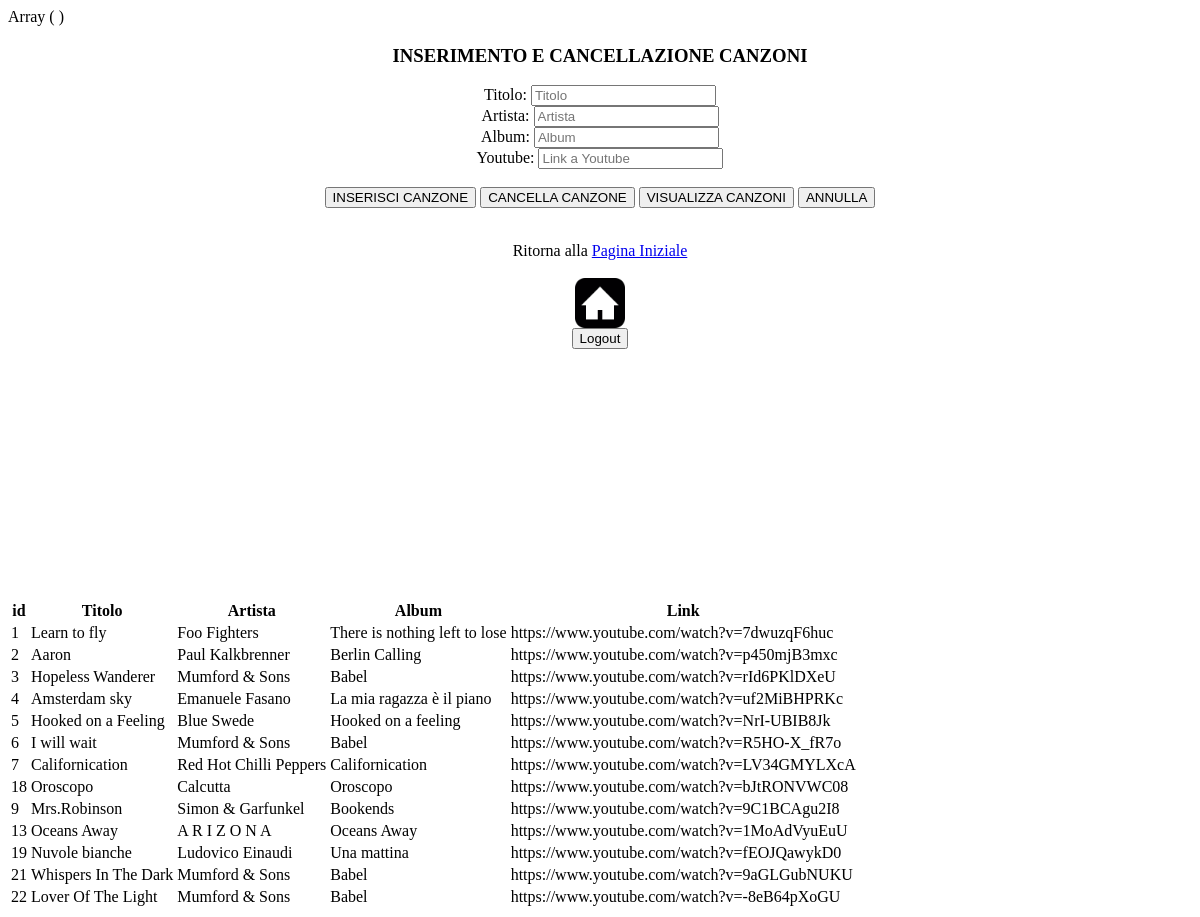
The app's page /01_FormGestioneDBcanzoni.php, older data.
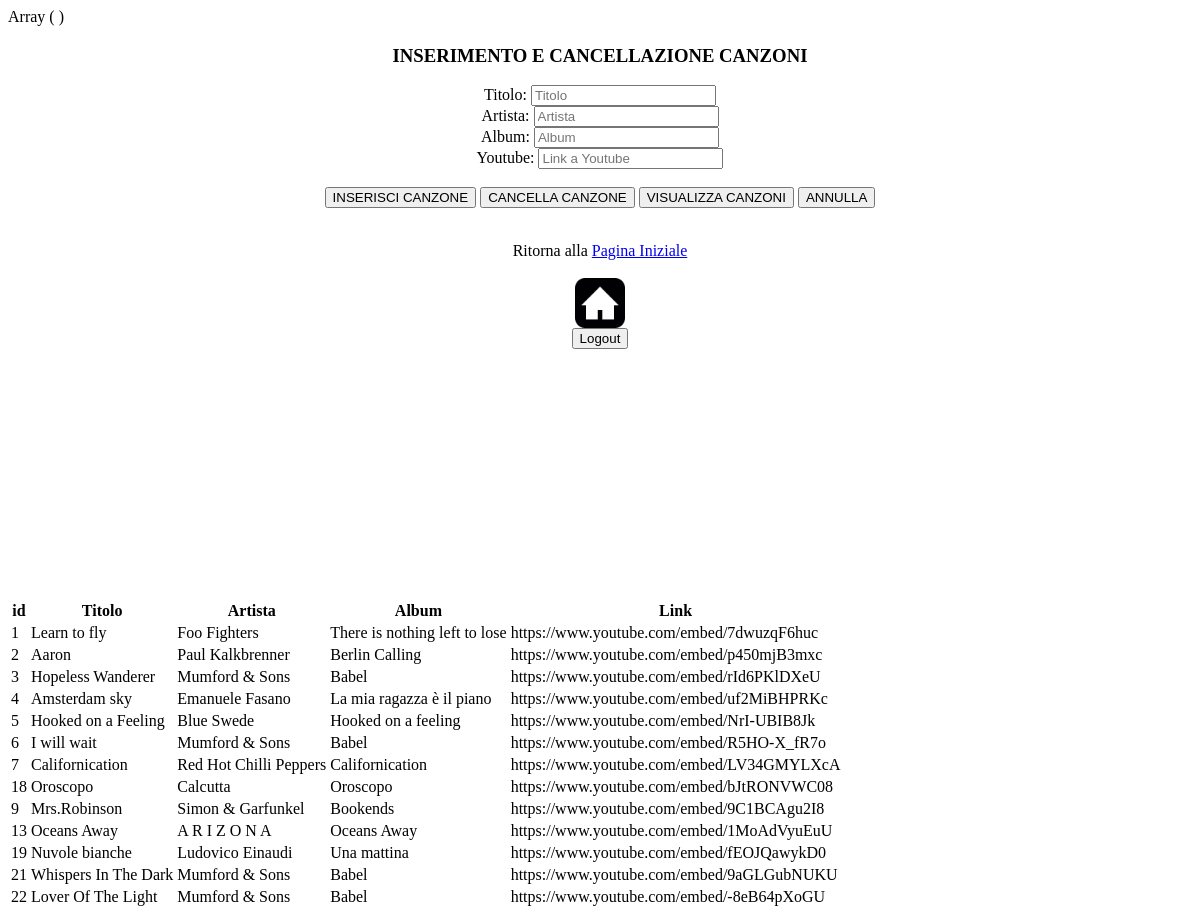
The same page, newer data.
### tables this page shows
CREATE TABLE `canzoni` (
  `id` int(11) NOT NULL,
  `titolo` varchar(100) NOT NULL,
  `artista` varchar(100) NOT NULL,
  `album` varchar(100) NOT NULL,
  `link_youtube` varchar(100) NOT NULL
);

### 01_FormGestioneDBcanzoni.php (the view, shortened to what this page needs)
<?php
	include "database_setup.php";
	print_r($_SESSION);
?>
<html>
	<head>
	</head>
	<body>
		<div>
		<form name="form" method="post" action="02_GestioneDBcanzoni.php">
			<center>
				<h3>INSERIMENTO E CANCELLAZIONE CANZONI</h3>
				Titolo: <input type="text" name="titolo" placeholder="Titolo">
				<br/>
				Artista: <input type="text" name="artista" placeholder="Artista">
				<br/>
				Album: <input type="text" name="album" placeholder="Album">
				<br/>
				Youtube: <input type="text" name="linkyoutube" placeholder="Link a Youtube">
				<br/><br/>
				<input type="submit" name="submit1" value="INSERISCI CANZONE">
				<input type="submit" name="submit2" value="CANCELLA CANZONE">
				<input type="submit" name="submit3" value="VISUALIZZA CANZONI">
				<input type="reset" value="ANNULLA">
				<br/><br/>
			</center>
		</form>
			<center>
				Ritorna alla <a href="Spotify.php">Pagina Iniziale</a>
				<br/><br/>
				<a href="Spotify.php"><img border="0" alt="Upload" src="home.png" width="50" height="50"></a>
				<form action="03_logout_admin.php" method="POST"><input type="submit" name="pulsante" value="Logout"></form>
			</center>
		</div>
		<div>
		<?php
			$sql = "SELECT id, titolo, artista, album, link_youtube FROM canzoni";
			$result = mysqli_query($conn, $sql);
			if (mysqli_num_rows($result) > 0)
			{
				echo "<table>";
				echo "<th>id</th>  <th>Titolo</th>  <th>Artista</th>  <th>Album</th>  <th>Link</th> ";
			    while($row = mysqli_fetch_assoc($result)) {
			        echo "
			        <tr>
			        <td> " . $row["id"]. " </td>
			        <td> " . $row["titolo"] . " </td>
			        <td> " . $row["artista"] . " </td>
			        <td> " . $row["album"] . " </td>
			        <td> " . $row["link_youtube"] . " </td>
			        <br/>
			        </tr>
			        ";
				}
				echo "</table>";
			}
			else { echo "0 results"; }
		?>
		</div>
	</body>
</html>

Row changes from the older to the newer data that the page shows:
changed canzoni "Learn to fly": link_youtube "https://www.youtube.com/watch?v=7dwuzqF6huc" → "https://www.youtube.com/embed/7dwuzqF6huc"
changed canzoni "Aaron": link_youtube "https://www.youtube.com/watch?v=p450mjB3mxc" → "https://www.youtube.com/embed/p450mjB3mxc"
changed canzoni "Hopeless Wanderer": link_youtube "https://www.youtube.com/watch?v=rId6PKlDXeU" → "https://www.youtube.com/embed/rId6PKlDXeU"
changed canzoni "Amsterdam sky": link_youtube "https://www.youtube.com/watch?v=uf2MiBHPRKc" → "https://www.youtube.com/embed/uf2MiBHPRKc"
changed canzoni "Hooked on a Feeling": link_youtube "https://www.youtube.com/watch?v=NrI-UBIB8Jk" → "https://www.youtube.com/embed/NrI-UBIB8Jk"
changed canzoni "I will wait": link_youtube "https://www.youtube.com/watch?v=R5HO-X_fR7o" → "https://www.youtube.com/embed/R5HO-X_fR7o"
changed canzoni "Californication": link_youtube "https://www.youtube.com/watch?v=LV34GMYLXcA" → "https://www.youtube.com/embed/LV34GMYLXcA"
changed canzoni "Oroscopo": link_youtube "https://www.youtube.com/watch?v=bJtRONVWC08" → "https://www.youtube.com/embed/bJtRONVWC08"
changed canzoni "Mrs.Robinson": link_youtube "https://www.youtube.com/watch?v=9C1BCAgu2I8" → "https://www.youtube.com/embed/9C1BCAgu2I8"
changed canzoni "Oceans Away": link_youtube "https://www.youtube.com/watch?v=1MoAdVyuEuU" → "https://www.youtube.com/embed/1MoAdVyuEuU"
changed canzoni "Nuvole bianche": link_youtube "https://www.youtube.com/watch?v=fEOJQawykD0" → "https://www.youtube.com/embed/fEOJQawykD0"
changed canzoni "Whispers In The Dark": link_youtube "https://www.youtube.com/watch?v=9aGLGubNUKU" → "https://www.youtube.com/embed/9aGLGubNUKU"
changed canzoni "Lover Of The Light": link_youtube "https://www.youtube.com/watch?v=-8eB64pXoGU" → "https://www.youtube.com/embed/-8eB64pXoGU"
